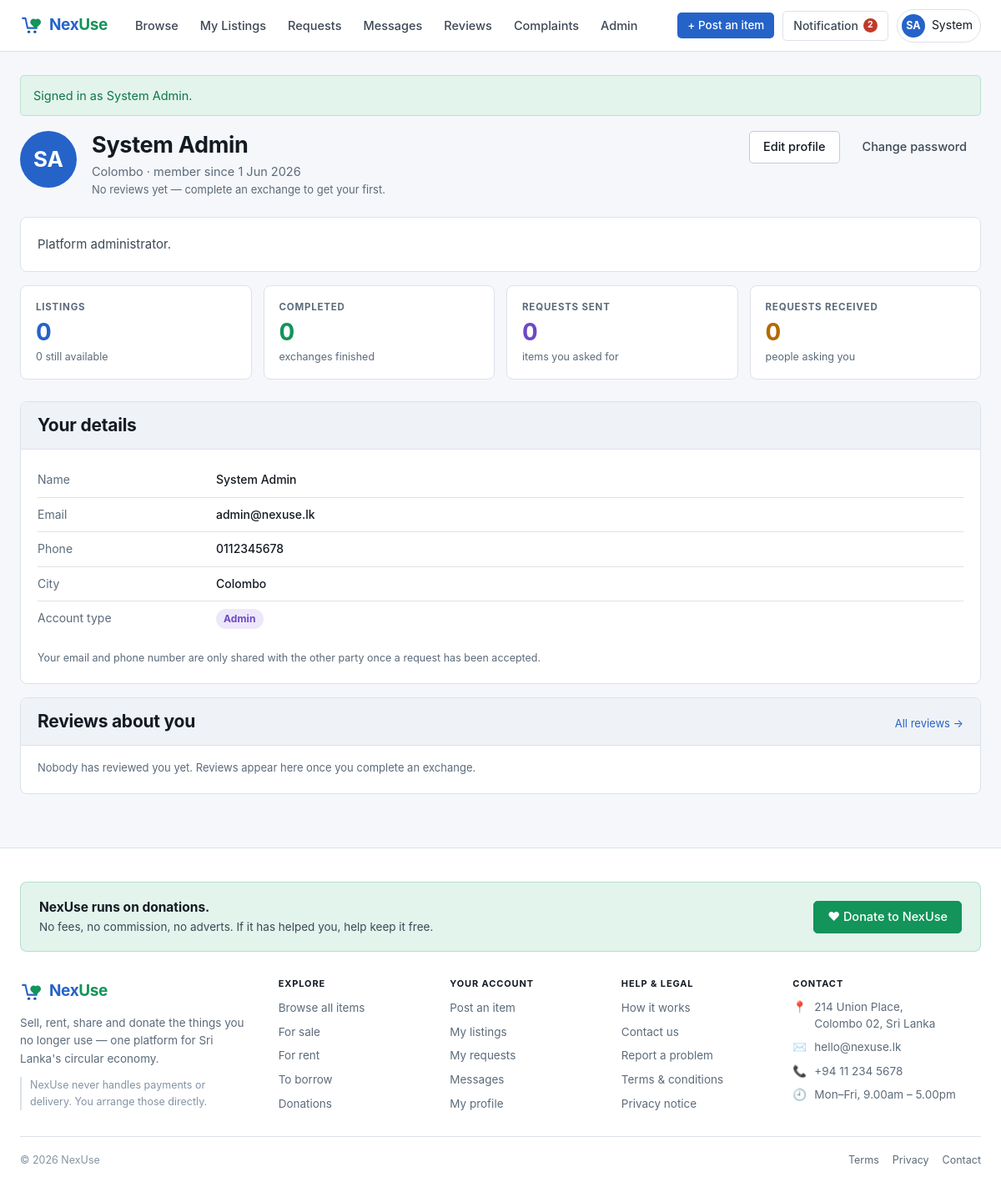
Screenshot of /profile (signed in) with the database file from the repository.
### tables this page shows
CREATE TABLE users (
  user_id        INT UNSIGNED NOT NULL AUTO_INCREMENT,
  name           VARCHAR(100)  NOT NULL,
  email          VARCHAR(190)  NOT NULL,
  password_hash  VARCHAR(255)  NOT NULL,
  phone          VARCHAR(20)   DEFAULT NULL,
  address        VARCHAR(255)  DEFAULT NULL,
  city           VARCHAR(80)   DEFAULT NULL,
  bio            TEXT          DEFAULT NULL,
  avatar_path    VARCHAR(255)  DEFAULT NULL,
  role           ENUM('admin','member')            NOT NULL DEFAULT 'member',
  status         ENUM('active','suspended')        NOT NULL DEFAULT 'active',
  created_at     DATETIME      NOT NULL DEFAULT CURRENT_TIMESTAMP,
  PRIMARY KEY (user_id),
  UNIQUE KEY uq_users_email (email),
  KEY idx_users_role (role),
  KEY idx_users_status (status)
);

### app/Views/profile/show.php (the view, shortened to what the rows shown need)
<div class="page-head">
  <div class="profile-head">
    <?= avatar($user, 'avatar-lg') ?>
    <div class="who">
      <h1><?= e($user['name']) ?></h1>
      <p class="subtitle mb-1">
        <?= e($user['city'] ?: 'Sri Lanka') ?> ·
        member since <?= e(short_date((string) $user['created_at'])) ?>
      </p>
      <div class="rating-line">
        <?php if ($rating['average'] !== null): ?>
          <span class="rating-stars"><?= e(stars($rating['average'])) ?></span>
          <span><?= e((string) $rating['average']) ?> from <?= (int) $rating['count'] ?> review<?= $rating['count'] === 1 ? '' : 's' ?></span>
        <?php else: ?>
          <span class="muted small">No reviews yet — complete an exchange to get your first.</span>
        <?php endif; ?>
      </div>
    </div>
  </div>
</div>
<?php if (!empty($user['bio'])): ?>
  <div class="card mb-2">
    <p class="mb-0" style="white-space:pre-line;color:var(--ink-2);"><?= e($user['bio']) ?></p>
  </div>
<?php endif; ?>
<div class="card mb-2">
  <div class="card-head"><h2>Your details</h2></div>
  <ul class="spec-list">
    <li><span class="k">Name</span><span class="v"><?= e($user['name']) ?></span></li>
    <li><span class="k">Email</span><span class="v"><?= e($user['email']) ?></span></li>
    <li><span class="k">Phone</span><span class="v"><?= $user['phone'] ? e($user['phone']) : '—' ?></span></li>
    <li><span class="k">City</span><span class="v"><?= $user['city'] ? e($user['city']) : '—' ?></span></li>
    <li><span class="k">Account type</span>
        <span class="v"><span class="badge badge-<?= e($user['role']) ?>"><?= e(ucfirst((string) $user['role'])) ?></span></span></li>
  </ul>
</div>
<div class="card">
  <div class="card-head">
    <h2>Reviews about you</h2>
  </div>
</div>

### app/Helpers/functions.php (shortened to what the rows shown need)
<?php
function e(mixed $value): string
{
    return htmlspecialchars((string) $value, ENT_QUOTES | ENT_SUBSTITUTE, 'UTF-8');
}
function url(string $path = ''): string
{
    $base = rtrim((string) Config::get('base_url', ''), '/');
    $path = ltrim($path, '/');
    return $path === '' ? ($base === '' ? '/' : $base) : $base . '/' . $path;
}
function asset(string $path): string
{
    return url('assets/' . ltrim($path, '/'));
}
function short_date(?string $date): string
{
    return date('j M Y', strtotime($date));
}
function initials(string $name): string
{
    $parts = preg_split('/\s+/', trim($name)) ?: [];
    $first = mb_substr($parts[0] ?? '', 0, 1);
    $last  = count($parts) > 1 ? mb_substr($parts[count($parts) - 1], 0, 1) : '';
    return mb_strtoupper($first . $last);
}
function auth_user(): ?array
{
    return Auth::user();
}
function avatar(array $person, string $size = ''): string
{
    $classes = trim('avatar ' . $size);
    $name    = (string) ($person['name'] ?? '');
    $path    = $person['avatar_path'] ?? null;
    return '<span class="' . e($classes) . '">' . e(initials($name)) . '</span>';
}

### app/Views/layouts/app.php (shortened to what the rows shown need)
<?php
$user      = auth_user();
$unread    = $user !== null ? Notification::unreadCount((int) $user['user_id']) : 0;
$containerClass = 'container';
?>
<!DOCTYPE html>
<html lang="en">
<head>
<link rel="stylesheet" href="<?= asset('css/app.css') ?>">
</head>
<body>
<header class="site-header">
  <div class="container">
    <div class="header-actions">
      <?php if ($user !== null): ?>
        <a class="btn btn-sm hide-sm" href="<?= url('/listings/create') ?>">+ Post an item</a>
        <a class="notif-toggle" href="#notifications" data-modal-open="notifications">
          Notification
          <?php if ($unread > 0): ?>
            <span class="nav-badge"><?= $unread > 99 ? '99+' : $unread ?><span class="sr-only"> unread</span></span>
          <?php endif; ?>
        </a>
        <div class="account">
          <button class="account-toggle" type="button" data-dropdown="account-menu" aria-haspopup="true">
            <?= avatar($user) ?>
            <span class="hide-sm"><?= e(explode(' ', (string) $user['name'])[0]) ?></span>
          </button>
        </div>
      <?php else: ?>
        <a class="btn btn-secondary btn-sm" href="<?= url('/login') ?>">Sign in</a>
        <a class="btn btn-sm" href="<?= url('/register') ?>">Create account</a>
      <?php endif; ?>
    </div>
  </div>
</header>
<main class="page">
  <div class="<?= e($containerClass) ?>">
    <?= $content ?>
  </div>
</main>
</body>
</html>

### rows the page displays
users: name "SA SA", name "System", name "System Admin", city "Colombo", created_at "1 Jun 2026", bio "Platform administrator.", email "admin@nexuse.lk", phone "0112345678", role "Admin"

### other values shown
$unread "2"
$message['message'] "Signed in as System Admin."
$summary['listings'] "0"
$summary['available'] "0"
$summary['completed'] "0"
$summary['sent'] "0"
$summary['received'] "0"
